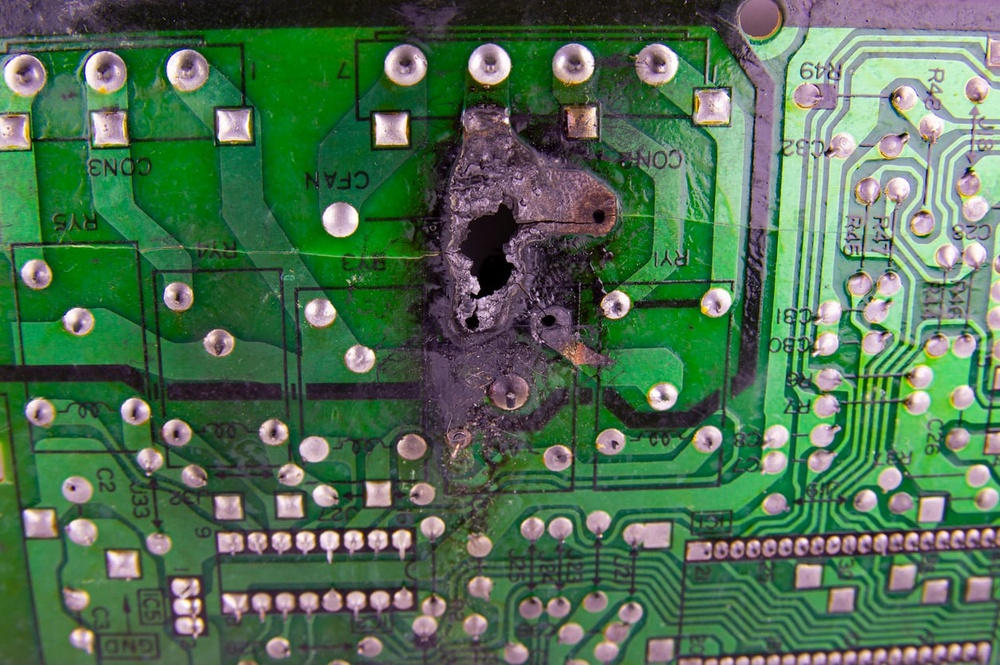
#> input picture app/assets/PCB-failure.jpg, 1000 x 665 px, shrunk from 1256 x 835 before the run
$ python -i segmentation.py   (imports and definitions only)
#> lines starting #> are read from the running program, lines starting #| are printed output that depends on the picture; after the words box and inside, x2 and y2 are one past the last pixel; in counts of white or black regions, pixels touching at a corner belong together
import cv2
import numpy as np


# =========================================================
# PCB SEGMENTATION MODULE
# =========================================================

class PCBSegmentation:

    def __init__(self):

        self.min_contour_area = 100

    # -----------------------------------------------------
    # PCB REGION SEGMENTATION
    # -----------------------------------------------------

    def segment_pcb_board(self, image):

        """
        Segment PCB board from background
        """

        hsv = cv2.cvtColor(
            image,
            cv2.COLOR_BGR2HSV
        )

        # Typical Green PCB Range

        lower_green = np.array(
            [35, 40, 40]
        )

        upper_green = np.array(
            [90, 255, 255]
        )

        mask = cv2.inRange(
            hsv,
            lower_green,
            upper_green
        )

        segmented = cv2.bitwise_and(
            image,
            image,
            mask=mask
        )

        return segmented, mask

    # -----------------------------------------------------
    # COPPER TRACE SEGMENTATION
    # -----------------------------------------------------

    def segment_copper_traces(self, image):

        gray = cv2.cvtColor(
            image,
            cv2.COLOR_BGR2GRAY
        )

        blurred = cv2.GaussianBlur(
            gray,
            (5, 5),
            0
        )

        _, thresh = cv2.threshold(
            blurred,
            120,
            255,
            cv2.THRESH_BINARY
        )

        kernel = np.ones(
            (3, 3),
            np.uint8
        )

        morph = cv2.morphologyEx(
            thresh,
            cv2.MORPH_CLOSE,
            kernel
        )

        return morph

    # -----------------------------------------------------
    # SOLDER MASK SEGMENTATION
    # -----------------------------------------------------

    def segment_solder_mask(self, image):

        hsv = cv2.cvtColor(
            image,
            cv2.COLOR_BGR2HSV
        )

        lower_green = np.array(
            [35, 40, 40]
        )

        upper_green = np.array(
            [90, 255, 255]
        )

        solder_mask = cv2.inRange(
            hsv,
            lower_green,
            upper_green
        )

        return solder_mask

    # -----------------------------------------------------
    # DRILL HOLE SEGMENTATION
    # -----------------------------------------------------

    def segment_drill_holes(self, image):

        gray = cv2.cvtColor(
            image,
            cv2.COLOR_BGR2GRAY
        )

        blurred = cv2.GaussianBlur(
            gray,
            (7, 7),
            1
        )

        circles = cv2.HoughCircles(
            blurred,
            cv2.HOUGH_GRADIENT,
            dp=1.2,
            minDist=20,
            param1=50,
            param2=20,
            minRadius=5,
            maxRadius=30
        )

        hole_mask = np.zeros_like(gray)

        detected_holes = []

        if circles is not None:

            circles = np.round(
                circles[0, :]
            ).astype("int")

            for (x, y, r) in circles:

                detected_holes.append(
                    {
                        "x": int(x),
                        "y": int(y),
                        "radius": int(r)
                    }
                )

                cv2.circle(
                    hole_mask,
                    (x, y),
                    r,
                    255,
                    -1
                )

        return hole_mask, detected_holes

    # -----------------------------------------------------
    # EDGE-BASED DEFECT SEGMENTATION
    # -----------------------------------------------------

    def segment_edge_defects(self, image):

        gray = cv2.cvtColor(
            image,
            cv2.COLOR_BGR2GRAY
        )

        edges = cv2.Canny(
            gray,
            50,
            150
        )

        kernel = np.ones(
            (3, 3),
            np.uint8
        )

        morph = cv2.morphologyEx(
            edges,
            cv2.MORPH_CLOSE,
            kernel
        )

        return morph

    # -----------------------------------------------------
    # CONTOUR REGION EXTRACTION
    # -----------------------------------------------------

    def extract_contours(self, binary_image):

        contours, _ = cv2.findContours(
            binary_image,
            cv2.RETR_EXTERNAL,
            cv2.CHAIN_APPROX_SIMPLE
        )

        filtered_contours = []

        for contour in contours:

            area = cv2.contourArea(
                contour
            )

            if area > self.min_contour_area:

                filtered_contours.append(
                    contour
                )

        return filtered_contours

    # -----------------------------------------------------
    # CREATE DEFECT MASK
    # -----------------------------------------------------

    def create_defect_mask(
        self,
        image,
        contours
    ):

        mask = np.zeros(
            image.shape[:2],
            dtype=np.uint8
        )

        cv2.drawContours(
            mask,
            contours,
            -1,
            255,
            thickness=cv2.FILLED
        )

        return mask

    # -----------------------------------------------------
    # HEATMAP GENERATION
    # -----------------------------------------------------

    def generate_heatmap(
        self,
        image,
        defect_mask
    ):

        heatmap = cv2.applyColorMap(
            defect_mask,
            cv2.COLORMAP_JET
        )

        overlay = cv2.addWeighted(
            image,
            0.7,
            heatmap,
            0.3,
            0
        )

        return overlay

    # -----------------------------------------------------
    # ANNOTATE SEGMENTATION
    # -----------------------------------------------------

    def annotate_segmentation(
        self,
        image,
        contours,
        label="Defect"
    ):

        annotated = image.copy()

        for contour in contours:

            x, y, w, h = cv2.boundingRect(
                contour
            )

            cv2.rectangle(
                annotated,
                (x, y),
                (x + w, y + h),
                (0, 0, 255),
                2
            )

            cv2.putText(
                annotated,
                label,
                (x, y - 10),
                cv2.FONT_HERSHEY_SIMPLEX,
                0.5,
                (255, 255, 255),
                2
            )

        return annotated

    # -----------------------------------------------------
    # FULL SEGMENTATION PIPELINE
    # -----------------------------------------------------

    def run_segmentation_pipeline(
        self,
        image
    ):

        # PCB Board

        pcb_segment, pcb_mask = (
            self.segment_pcb_board(
                image
            )
        )

        # Copper Traces

        copper_mask = (
            self.segment_copper_traces(
                image
            )
        )

        # Solder Mask

        solder_mask = (
            self.segment_solder_mask(
                image
            )
        )

        # Drill Holes

        hole_mask, holes = (
            self.segment_drill_holes(
                image
            )
        )

        # Edge Defects

        edge_defects = (
            self.segment_edge_defects(
                image
            )
        )

        # Contours

        contours = self.extract_contours(
            edge_defects
        )

        # Defect Mask

        defect_mask = self.create_defect_mask(
            image,
            contours
        )

        # Heatmap

        heatmap = self.generate_heatmap(
            image,
            defect_mask
        )

        # Annotated

        annotated = (
            self.annotate_segmentation(
                image,
                contours,
                label="PCB Defect"
            )
        )

        result = {
            "pcb_segment": pcb_segment,
            "pcb_mask": pcb_mask,
            "copper_mask": copper_mask,
            "solder_mask": solder_mask,
            "hole_mask": hole_mask,
            "detected_holes": holes,
            "edge_defects": edge_defects,
            "contours": contours,
            "defect_mask": defect_mask,
            "heatmap": heatmap,
            "annotated_image": annotated
        }

        return result


# =========================================================
# GLOBAL SEGMENTATION INSTANCE
# =========================================================

segmenter = PCBSegmentation()


# =========================================================
# GLOBAL FUNCTION
# =========================================================

def run_segmentation_pipeline(image):

    return segmenter.run_segmentation_pipeline(
        image
    )


# =========================================================
# TESTING
# =========================================================

# [16 lines not run here, left out]


>>> import cv2
>>> picture = cv2.imread('../assets/PCB-failure.jpg')
#> picture is the input picture: shape (665, 1000, 3); mean B, G, R 82.5, 112.2, 78.5
>>> result = PCBSegmentation().run_segmentation_pipeline(picture)
#> in segment_pcb_board, `hsv = cv2.cvtColor( image, cv2.COLOR_BGR2HSV )`: hsv: shape (665, 1000, 3); mean H, S, V 80.5, 116.5, 119.1
#> in segment_pcb_board, `mask = cv2.inRange( hsv, lower_green, upper_green )`:
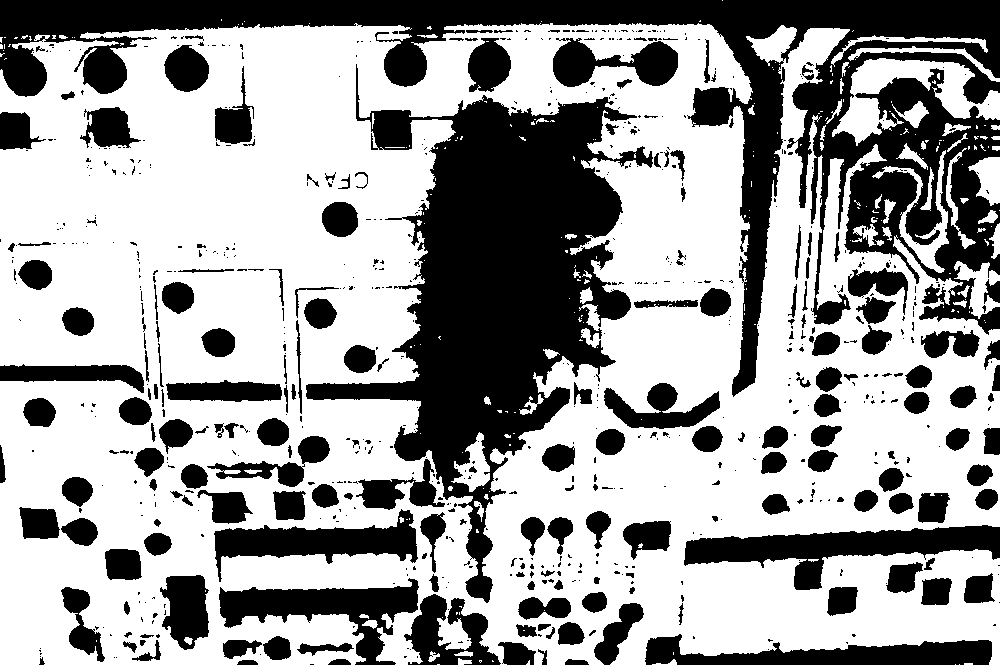
#> mask: shape (665, 1000); 62.5% white; 749 black regions (541 under 20 px), largest, box (x1, y1, x2, y2) and area: (0, 0, 1000, 397) 76549, (306, 64, 653, 603) 64913, (684, 525, 1000, 590) 8432
#> in segment_copper_traces, `_, thresh = cv2.threshold( blurred, 120, 255, cv2.THRESH_BINARY )`: thresh: shape (665, 1000); 27.1% white; 471 white regions (229 under 20 px), largest, box (x1, y1, x2, y2) and area: (736, 0, 1000, 512) 84525, (694, 66, 754, 318) 8375, (664, 340, 792, 511) 5022
#> in segment_copper_traces, `morph = cv2.morphologyEx( thresh, cv2.MORPH_CLOSE, kernel )`:
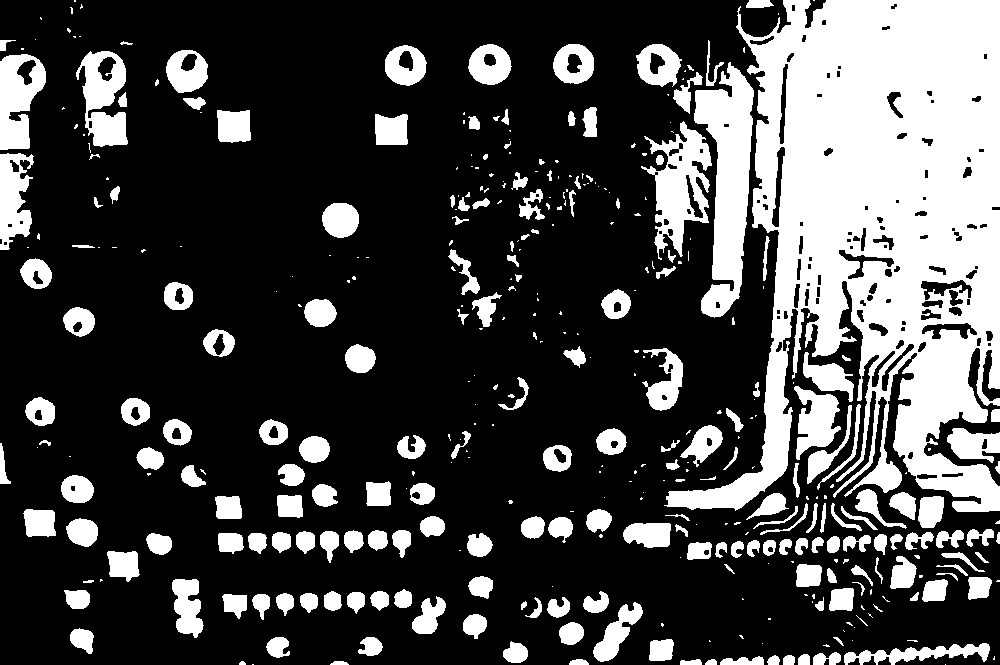
#> morph: shape (665, 1000); 27.6% white; 397 white regions (191 under 20 px), largest, box (x1, y1, x2, y2) and area: (664, 0, 1000, 512) 93991, (694, 62, 754, 318) 8448, (641, 121, 712, 260) 4366
#> in segment_drill_holes, `circles = cv2.HoughCircles( blurred, cv2.HOUGH_GRADIENT, dp=1.2, minDi..`: circles = 790 rows, first 8: [589.8, 205.8, 29.24], [499.8, 156.6, 29.24], [545.4, 366.6, 29.24], [551.4, 300.6, 29.24], [640.2, 91.8, 29.24], [645, 135, 29.24], [552.6, 329.4, 29.24], [576.6, 300.6, 29.24]
#> in segment_drill_holes, `circles = np.round( circles[0, :] ).astype("int")`: circles = 790 rows, first 8: [590, 206, 29], [500, 157, 29], [545, 367, 29], [551, 301, 29], [640, 92, 29], [645, 135, 29], [553, 329, 29], [577, 301, 29]
#> the loop in segment_drill_holes, `for (x, y, r) in circles: ` made 790 passes
#> after the loop in segment_drill_holes, `for (x, y, r) in circles:`:
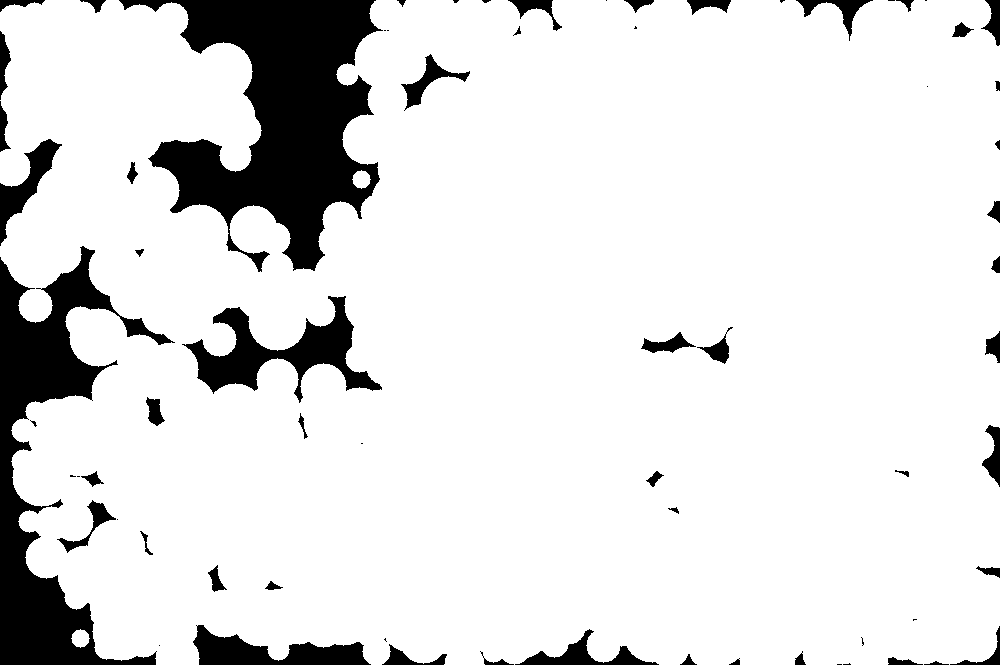
#> hole_mask: shape (665, 1000); 88.1% white; 70 black regions (21 under 20 px), largest, box (x1, y1, x2, y2) and area: (119, 0, 383, 272) 33354, (0, 246, 175, 665) 21885, (182, 296, 382, 403) 6899
#> after the loop in segment_drill_holes, `for (x, y, r) in circles:`: detected_holes = 790 items
#> in segment_edge_defects, `edges = cv2.Canny( gray, 50, 150 )`: edges: shape (665, 1000); 17.7% white in thin lines or dots
#> in segment_edge_defects, `morph = cv2.morphologyEx( edges, cv2.MORPH_CLOSE, kernel )`:
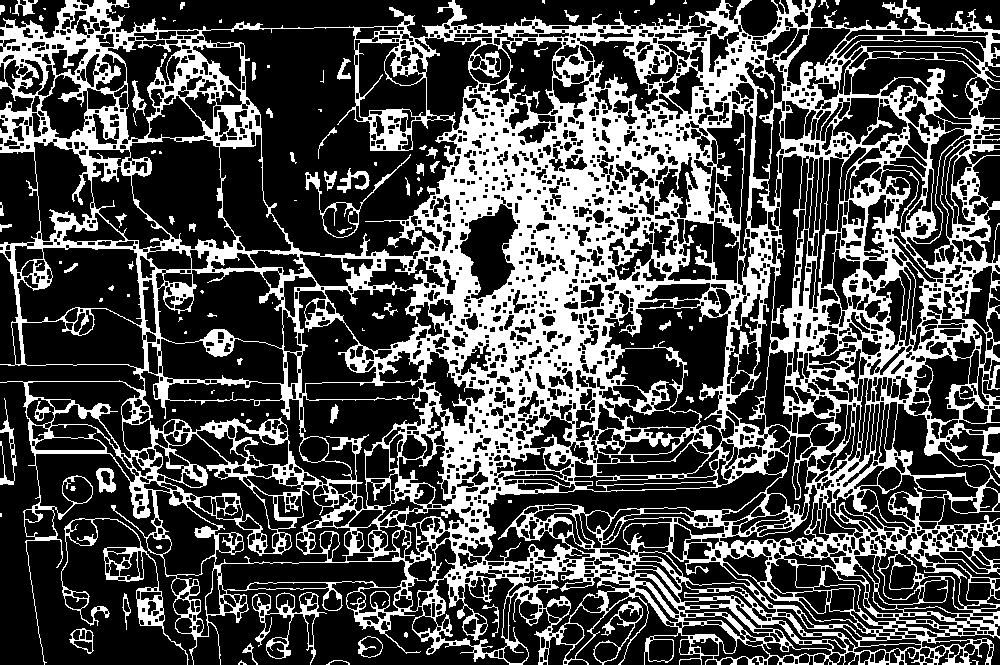
#> morph: shape (665, 1000); 30.8% white; 111 white regions (54 under 20 px)
#> in extract_contours, `contours, _ = cv2.findContours( binary_image, cv2.RETR_EXTERNAL, cv2.C..`: contours = 37 contours, 22 with area under 20; largest, box (x1, y1, x2, y2) and area: (0, 0, 1000, 665) 568136, (61, 518, 189, 665) 3403, (252, 592, 327, 665) 1742, (593, 601, 643, 665) 922, (358, 636, 383, 658) 390
#> the loop in extract_contours, `for contour in contours: ` made 37 passes
#> area on passes 4, 5, 7, 8, 9, 10, 11, 13, 14, 15, 22, 26: 50, 389.5, 388.5, 921.5, 99.5, 1742.5, 3403, 337.5, 249, 28, 24, 48.5
#> after the loop in extract_contours, `for contour in contours:`: filtered_contours = 9 contours; largest, box (x1, y1, x2, y2) and area: (0, 0, 1000, 665) 568136, (61, 518, 189, 665) 3403, (252, 592, 327, 665) 1742, (593, 601, 643, 665) 922, (358, 636, 383, 658) 390
#> in run_segmentation_pipeline, `contours = self.extract_contours( edge_defects )`: contours has the same summary as filtered_contours in extract_contours
#> in create_defect_mask, `cv2.drawContours( mask, contours, -1, 255, thickness=cv2.FILLED )`: mask: shape (665, 1000); 87.5% white; 89 black regions (19 under 20 px), largest, box (x1, y1, x2, y2) and area: (0, 253, 509, 665) 43609, (106, 0, 454, 38) 9041, (451, 0, 721, 26) 5912
#> in generate_heatmap, `heatmap = cv2.applyColorMap( defect_mask, cv2.COLORMAP_JET )`:
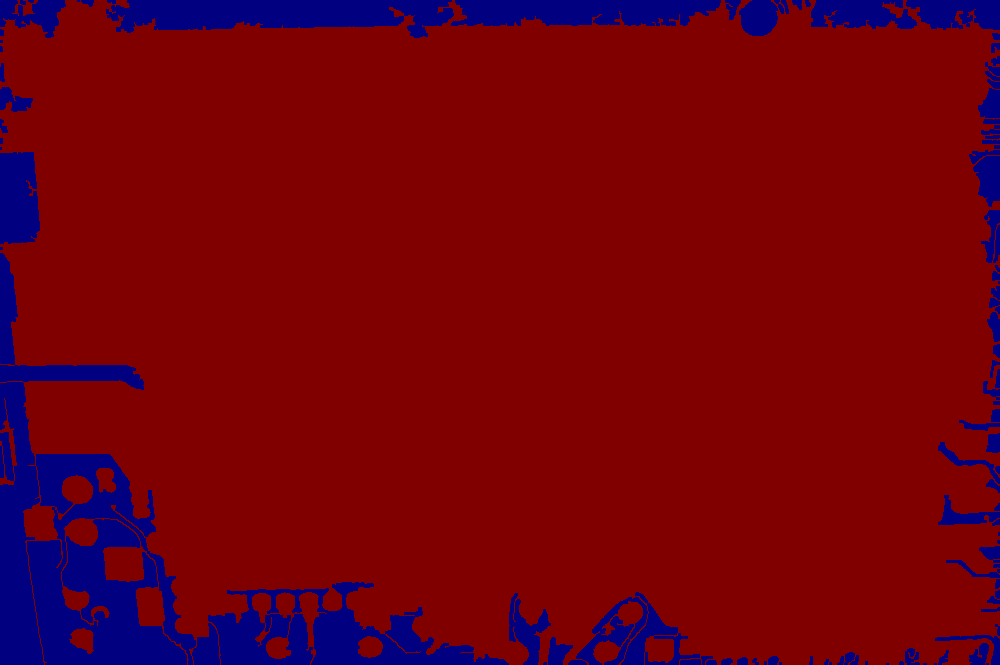
#> heatmap: shape (665, 1000, 3); mean B, G, R 16.1, 0, 111.9
#> in generate_heatmap, `overlay = cv2.addWeighted( image, 0.7, heatmap, 0.3, 0 )`:
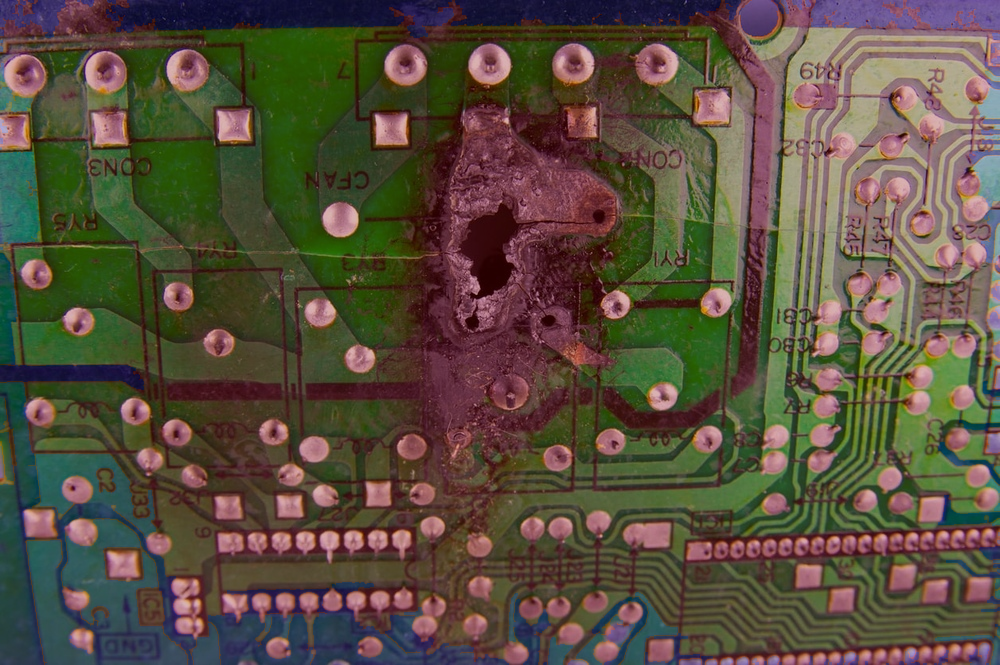
#> overlay: shape (665, 1000, 3); mean B, G, R 62.5, 78.5, 88.5
#> the loop in annotate_segmentation, `for contour in contours: ` made 9 passes
#> (x, y, w, h) on passes 1 to 9: (358, 636, 25, 22), (69, 628, 25, 26), (593, 601, 50, 64), (252, 592, 75, 73), (61, 518, 128, 147), (96, 468, 20, 25), (0, 398, 17, 87), (0, 0, 1000, 665), (12, 0, 26, 16)
#> after the loop in annotate_segmentation, `for contour in contours:`:
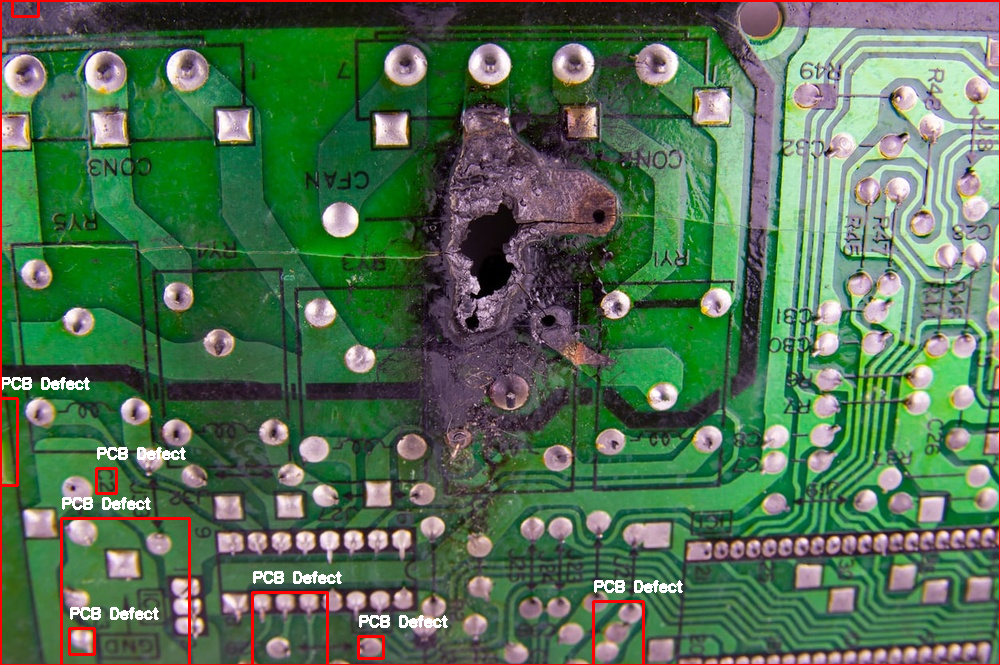
#> annotated: shape (665, 1000, 3); 2% of pixels changed, all inside (x1, y1, x2, y2) = (0, 0, 1000, 665)
#> result = 11 items
